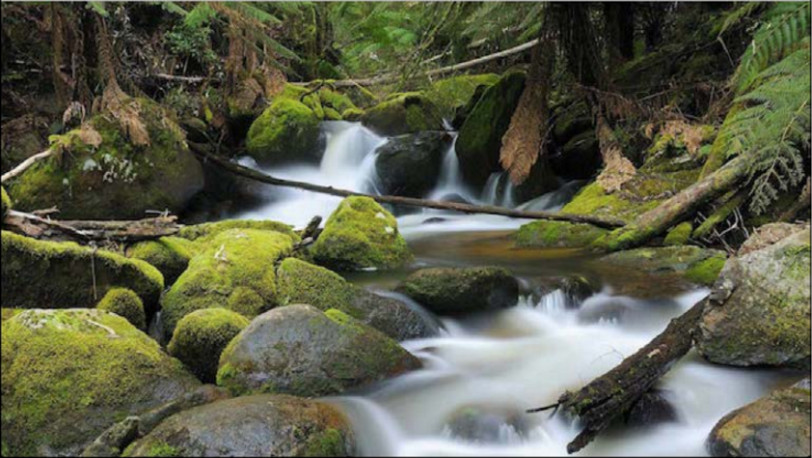
#> input picture python3_libraries/opencv/opencv3by_example/Chapter01/images/input.jpg, 812 x 458 px
$ python 09_affine_transformation.py
#> lines starting #> are read from the running program, lines starting #| are printed output that depends on the picture
import cv2
import numpy as np

img = cv2.imread('images/input.jpg')
#> img is the input picture: shape (458, 812, 3); mean B, G, R 72.5, 93.3, 91.1
rows, cols = img.shape[:2]
#> rows = 458; cols = 812

src_points = np.float32([[0,0], [cols-1,0], [0,rows-1]])
#> src_points = [[0, 0], [811, 0], [0, 457]]
dst_points = np.float32([[0,0], [int(0.6*(cols-1)),0], [int(0.4*(cols-1)),rows-1]])
#> dst_points = [[0, 0], [486, 0], [324, 457]]

affine_matrix = cv2.getAffineTransform(src_points, dst_points)
#> affine_matrix = [[0.599, 0.709, 0], [0, 1, 0]]
img_output = cv2.warpAffine(img, affine_matrix, (cols,rows))
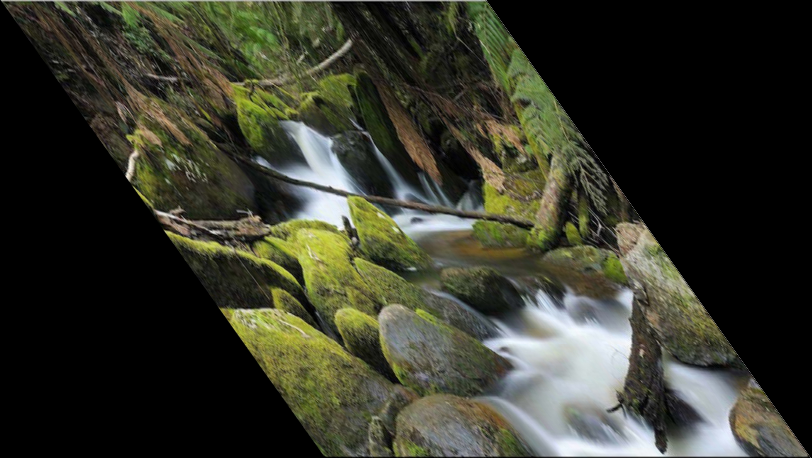
#> img_output: shape (458, 812, 3); mean B, G, R 43.4, 55.9, 54.6

cv2.imshow('Input', img)
cv2.imshow('Output', img_output)
cv2.waitKey()
